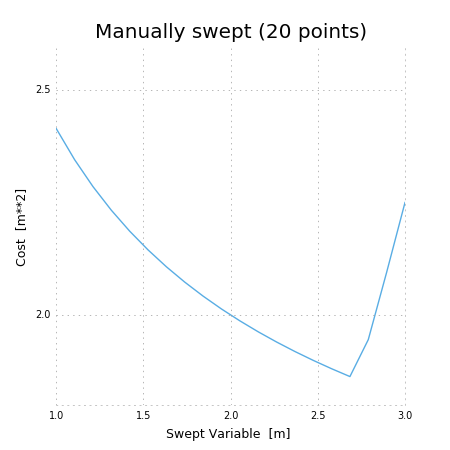

This figure's Python source:
"Demonstrates manual and auto sweeping and plotting"
import matplotlib as mpl
mpl.use('Agg')
# comment out the lines above to show figures in a window
import numpy as np
from gpkit import Model, Variable, units
from gpkit.constraints.tight import Tight

x = Variable("x", "m", "Swept Variable")
y = Variable("y", "m^2", "Cost")
m = Model(y, [
    y >= (x/2)**-0.5 * units.m**2.5 + 1*units.m**2,
    Tight([y >= (x/2)**2])
    ])

# arguments are: model, swept: values, posnomial for y-axis
sol = m.sweep({x: np.linspace(1, 3, 20)}, verbosity=0)
f, ax = sol.plot(y)
ax.set_title("Manually swept (20 points)")
f.show()
f.savefig("plot_sweep1d.png")
sol.save()

# arguments are: model, swept: (min, max, optional logtol), posnomial for y-axis
sol = m.autosweep({x: (1, 3)}, tol=0.001, verbosity=0)
f, ax = sol.plot(y)
ax.set_title("Autoswept (7 points)\nGuaranteed to be in blue region")
f.show()
f.savefig("plot_autosweep1d.png")
